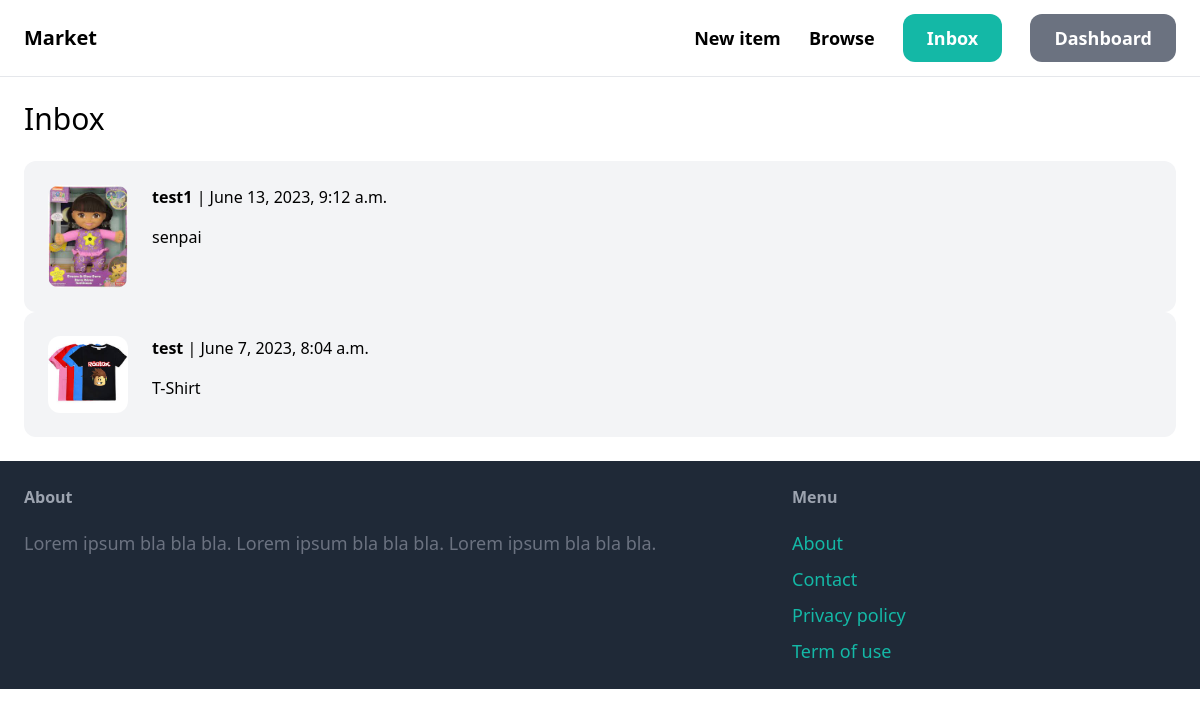
The page /inbox/ (signed in) on the database its author committed.
### conversation/models.py (models this page shows)
class Conversation(models.Model):
    item = models.ForeignKey(Item, related_name='conversations', on_delete=models.CASCADE)
    members = models.ManyToManyField(User, related_name='conversations')
    created_at = models.DateTimeField(auto_now_add=True)
    modified_at = models.DateTimeField(auto_now=True)
    class Meta:
        ordering = ('-modified_at',)

### item/models.py (models this page shows, shortened)
class Item(models.Model):
    category = models.ForeignKey(Category, related_name='items', on_delete=models.CASCADE)
    name = models.CharField(max_length=255)
    description = models.TextField(blank=True, null=True)
    price = models.FloatField()
    image = models.ImageField(upload_to='item_images', blank=True, null=True)
    is_sold = models.BooleanField(default=False)
    created_by = models.ForeignKey(User, related_name='items', on_delete=models.CASCADE)
    created_at = models.DateTimeField(auto_now_add=True)

### conversation/views.py (the view)
# urls.py: path('inbox/', include('conversation.urls')),
@login_required
def inbox(request):
    conversations = Conversation.objects.filter(members__in=[request.user.id])
    return render(request, 'conversation/inbox.html', {
        'conversations': conversations
    })

### conversation/templates/conversation/inbox.html (shortened to what this page needs)
{% extends 'core/base.html' %}
{% block content %}
<h1 class="mb-6 text-3xl">Inbox</h1>
<div class="space-y-6">
    {% for conversation in conversations %}
        <a href="{% url 'conversation:detail' conversation.id %}">
            <div class="p-6 flex bg-gray-100 rounded-xl">
                <div class="pr-6">
                    <img src="{{ conversation.item.image.url }}" class="w-20 rounded-xl">
                </div>
                <div>
                    {% for member in conversation.members.all %}
                        {% if member != request.user %}
                            <p class="mb-4"><strong>{{ member.username }}</strong> | {{ conversation.modified_at }}</p>
                            <p>{{ conversation.item.name }}</p>
                        {% endif %}
                    {% endfor %}
                </div>
            </div>
        </a>
    {% endfor %}
</div>
{% endblock %}

### core/templates/core/base.html (shortened to what this page needs)
<!doctype html>
<html>
    <head>
        <script src="https://cdn.tailwindcss.com"></script>
    </head>
    <body>
        <nav class="py-6 px-6 flex justify-between items-center border-b border-gray-200">
            <a href="/" class="text-xl font-semibold">Market</a>
            <div class="space-x-6">
                <a href="{% url 'item:new' %}" class="text-lg font-semibold hover:text-gray-500">New item</a>
                <a href="{% url 'item:items' %}" class="text-lg font-semibold hover:text-gray-500">Browse</a>
                {% if request.user.is_authenticated %}
                    <a href="{% url 'conversation:inbox' %}" class="px-6 py-3 text-lg font-semibold bg-teal-500 text-white rounded-xl hover:bg-teal-700">Inbox</a>
                    <a href="{% url 'dashboard:index' %}" class="px-6 py-3 text-lg font-semibold bg-gray-500 text-white rounded-xl hover:bg-gray-700">Dashboard</a>
                {% else %}
                <a href="{% url 'core:login' %}" class="px-6 py-3 text-lg font-semibold bg-gray-500 text-white rounded-xl hover:bg-gray-700">Log in</a>
                <a href="{% url 'core:signup' %}" class="px-6 py-3 text-lg font-semibold bg-teal-500 text-white rounded-xl hover:bg-teal-700">Sign up</a>
                {% endif %}
            </div>
        </nav>
        <div class="px-6 py-6">
            {% block content %}
            {% endblock %}
        </div>
        <footer class="py-6 px-6 flex justify-between bg-gray-800">
            <div class="w-2/3 pr-10">
                <h3 class="mb-5 font-semibold text-gray-400">About</h3>
                <p class="text-lg text-gray-500">Lorem ipsum bla bla bla. Lorem ipsum bla bla bla. Lorem ipsum bla bla bla.</p>
            </div>
            <div class="w-1/3">
                <h3 class="mb-5 font-semibold text-gray-400">Menu</h3>
                <ul class="space-y-2">
                    <li><a href="#" class="text-lg text-teal-500 hover:text-teal-700">About</a></li>
                    <li><a href="{% url 'core:contact' %}" class="text-lg text-teal-500 hover:text-teal-700">Contact</a></li>
                    <li><a href="#" class="text-lg text-teal-500 hover:text-teal-700">Privacy policy</a></li>
                    <li><a href="#" class="text-lg text-teal-500 hover:text-teal-700">Term of use</a></li>
                </ul>
            </div>
        </footer>
    </body>
</html>

### rows shown on the page
Conversation: item.image (picture), modified_at "June 13, 2023, 9:12 a.m.", item.name "senpai"
Conversation: item.image (picture), modified_at "June 7, 2023, 8:04 a.m.", item.name "T-Shirt"

### other values the page prints
{{ member.username }} "test1"
{{ member.username }} "test"
